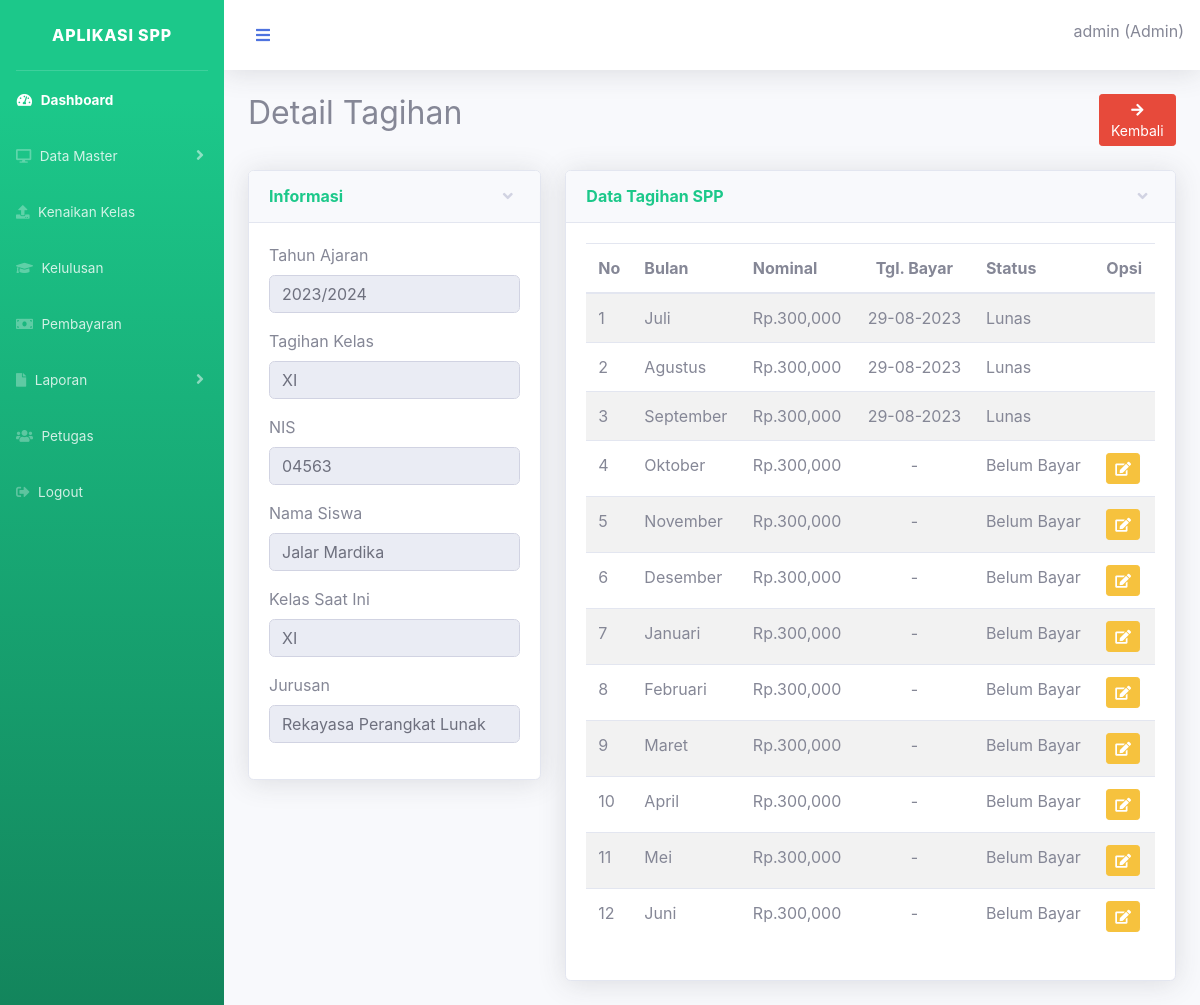
/dashboard/detail_tagihan.php?nis=04563&id_periode=4 (signed in), run on the app's committed database.
### tables this page shows
CREATE TABLE `periode` (
  `id_periode` bigint(20) NOT NULL,
  `awal` int(11) NOT NULL,
  `akhir` int(20) NOT NULL
);

CREATE TABLE `kelas` (
  `id_kelas` bigint(20) NOT NULL,
  `kelas` varchar(50) NOT NULL
);

CREATE TABLE `siswa` (
  `nis` varchar(20) NOT NULL,
  `nama` varchar(100) NOT NULL,
  `password` text NOT NULL,
  `jk` varchar(20) NOT NULL,
  `id_kelas` bigint(20) DEFAULT NULL,
  `id_prodi` bigint(20) NOT NULL,
  `alamat` text NOT NULL,
  `lulus` tinyint(1) NOT NULL
);

CREATE TABLE `prodi` (
  `id_prodi` bigint(20) NOT NULL,
  `prodi` varchar(100) NOT NULL
);

CREATE TABLE `bulanan` (
  `id_bulanan` bigint(20) NOT NULL,
  `id_periode` bigint(20) NOT NULL,
  `id_kelas` bigint(20) NOT NULL,
  `nis` varchar(20) NOT NULL,
  `id_bulan` int(11) NOT NULL,
  `biaya` bigint(12) NOT NULL,
  `status` varchar(50) NOT NULL,
  `tgl_bayar` date NOT NULL,
  `id_petugas` int(11) DEFAULT NULL
);

CREATE TABLE `bulan` (
  `id_bulan` int(11) NOT NULL,
  `bulan` varchar(50) NOT NULL
);

### dashboard/detail_tagihan.php (the view, shortened to what this page needs)
<?php
include 'header.php';
if ($_SESSION['level'] == 'Admin') {
	if (isset($_GET['nis']) && isset($_GET['id_periode'])) {
		$nis = $_GET['nis'];
		$id = $_GET['id_periode'];
		$data = mysqli_query($koneksi,"SELECT * FROM bulanan,kelas,periode WHERE bulanan.id_kelas=kelas.id_kelas and bulanan.id_periode=periode.id_periode and nis='$nis' and bulanan.id_periode='$id' ");
		$fetch = mysqli_fetch_assoc($data);
        $siswa = mysqli_query($koneksi,"SELECT * FROM siswa,kelas,prodi WHERE siswa.id_kelas=kelas.id_kelas and siswa.id_prodi=prodi.id_prodi and nis='$nis' ");
        $fetch_siswa = mysqli_fetch_assoc($siswa);
		?>
		<div class="container-fluid">
			<div class="row no-gutters mb-4">
				<div class="col-md-11">
					<h2>Detail Tagihan</h2>
				</div>
				<div class="col-md-1">
					<a href="tagihan.php?id=<?php echo $id; ?>" class="btn btn-danger text-white btn-sm "><i class="fa fa-arrow-right"></i> Kembali</a>
				</div>
			</div>
			<div class="row">
				<div class="col-md-4">
					<div class="card shadow mb-4">
	                    <a href="#collapseCardTagihan" class="d-block card-header py-3" data-toggle="collapse"
	                        role="button" aria-expanded="true" aria-controls="collapseCardTagihan">
	                        <h6 class="m-0 font-weight-bold text-success">Informasi</h6>
	                    </a>
	                    <div class="collapse show" id="collapseCardTagihan">
	                        <div class="card-body">
                        		<div class="form-group">
                        			<label>Tahun Ajaran</label>
                        			<input type="text" class="form-control" readonly="readonly" value="<?php echo $fetch['awal']; ?>/<?php echo $fetch['akhir']; ?>">
                        		</div>
                                <div class="form-group">
                                    <label>Tagihan Kelas</label>
                                    <input type="text" class="form-control" readonly="readonly" value="<?php echo $fetch['kelas']; ?>">
                                </div>
                        		<div class="form-group">
                        			<label>NIS</label>
                        			<input type="text" class="form-control" readonly="readonly" value="<?php echo $fetch_siswa['nis']; ?>">
                        		</div>
                        		<div class="form-group">
                        			<label>Nama Siswa</label>
                        			<input type="text" class="form-control" readonly="readonly" value="<?php echo $fetch_siswa['nama']; ?>">
                        		</div>
                        		<div class="form-group">
                        			<label>Kelas Saat Ini</label>
                        			<input type="text" class="form-control" readonly="readonly" value="<?php echo $fetch_siswa['kelas']; ?>">
                        		</div>
                                <div class="form-group">
                                    <label>Jurusan</label>
                                    <input type="text" class="form-control" readonly="readonly" value="<?php echo $fetch_siswa['prodi']; ?>">
                                </div>
	                        </div>
	                    </div>
	                </div>
				</div>
				<div class="col-md-8">
					<div class="card shadow mb-4">
                        <a href="#collapseCard" class="d-block card-header py-3" data-toggle="collapse"
                            role="button" aria-expanded="true" aria-controls="collapseCard">
                            <h6 class="m-0 font-weight-bold text-success">Data Tagihan SPP</h6>
                        </a>
                        <div class="collapse show" id="collapseCard">
                            <div class="card-body">
                            	<table class="table table-striped table-responsive">
                            		<thead>
                            			<th width="1%">No</th>
                            			<th>Bulan</th>
                            			<th>Nominal</th>
                            			<th class="text-center">Tgl. Bayar</th>
                            			<th>Status</th>
                            			<th>Opsi</th>
                            		</thead>
                            		<tbody>
                            			<?php
                            			$no = 1;
                            			$tagihan = mysqli_query($koneksi,"SELECT * FROM bulanan,bulan WHERE bulanan.id_bulan=bulan.id_bulan and nis='$nis' and id_periode='$id' ");
                            			while ($b = mysqli_fetch_assoc($tagihan)) {
                            				?>
                            				<tr>
                            					<td><?php echo $no++; ?></td>
                            					<td><?php echo $b['bulan'];?></td>
                            					<td>Rp.<?php echo number_format($b['biaya']);?></td>
                            					<td class="text-center">
                            						<?php
                            						if ($b['tgl_bayar'] != '0000-00-00') {
                            							echo date('d-m-Y', strtotime($b['tgl_bayar']));
                            						}else{
                            							echo "-";
                            						}
                            						?>
                            					</td>
                            					<td><?php echo $b['status']; ?></td>
                            					<td>
                            						<?php
                            						if (isset($b['status'])){
                            							if ($b['status']=="Belum Bayar") {
                            								?>
                            								<a class="btn btn-warning btn-sm text-white" title="Edit" data-toggle="modal" data-target="#mymodaledit<?php echo $b['id_bulanan'];?>"><i class="fa fa-edit"></i></a>
                            							<?php }
                            						} ?>
                            					</td>
                            				</tr>
                            			<?php } ?>
                            		</tbody>
                            	</table>
                            </div>
                        </div>
                    </div>
				</div>
			</div>
		</div>
	</div>
	</div>
<?php include 'footer.php';
	}
}
?>

### data on the page
periode: awal+akhir "2023/2024"
kelas: kelas "XI"
siswa: nis "04563", nama "Jalar Mardika", id_kelas.kelas "XI", id_prodi.prodi "Rekayasa Perangkat Lunak"
bulanan: id_bulan.bulan "Juli", biaya "300,000", tgl_bayar "29-08-2023", status "Lunas"
bulanan: id_bulan.bulan "Agustus", biaya "300,000", tgl_bayar "29-08-2023", status "Lunas"
bulanan: id_bulan.bulan "September", biaya "300,000", tgl_bayar "29-08-2023", status "Lunas"
bulanan: id_bulan.bulan "Oktober", biaya "300,000", status "Belum Bayar"
bulanan: id_bulan.bulan "November", biaya "300,000", status "Belum Bayar"
bulanan: id_bulan.bulan "Desember", biaya "300,000", status "Belum Bayar"
bulanan: id_bulan.bulan "Januari", biaya "300,000", status "Belum Bayar"
bulanan: id_bulan.bulan "Februari", biaya "300,000", status "Belum Bayar"
bulanan: id_bulan.bulan "Maret", biaya "300,000", status "Belum Bayar"
bulanan: id_bulan.bulan "April", biaya "300,000", status "Belum Bayar"
bulanan: id_bulan.bulan "Mei", biaya "300,000", status "Belum Bayar"
bulanan: id_bulan.bulan "Juni", biaya "300,000", status "Belum Bayar"

### other printed values
$_SESSION['username_petugas'] "admin"
$_SESSION['level'] "Admin"
